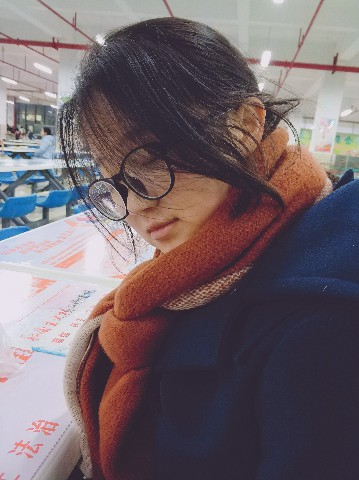
%> input picture data/jingjing.jpg, 359 x 480 px
$ octave Exp4.m   (GNU Octave 9; MATLAB toolbox functions it lacks are replaced by stand-ins)
%> lines starting %> are read from the running program, lines starting %| are printed output that depends on the picture; long printed decimals are rounded
### Exp4/signalPower.m
function re = signalPower(in)
re = rssq(in(:))^2;
end

### Exp4/Exp4.m
%% Initialization
close all
clear clc
im = imread('../data/jingjing.jpg');
%> im is the input picture: size 480x359x3 uint8; mean R, G, B 114.4, 101.4, 107
imGray = rgb2gray(im);
[rows, cols] = size(imGray);
%> rows = 480; cols = 359

%% Inverse Filtering
figure
subplot(2,4,1)
imshow(imGray)
title('Original Image')

% gaussian low-pass
imBlurred = imgaussfilt(imGray, 2);
subplot(2,4,2)
imshow(imBlurred, [])
title('Gaussian Blurred Image')

imNoise = imnoise(imBlurred, 'salt & pepper', 0.02);
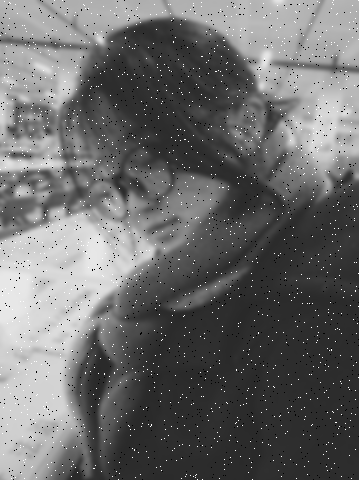
%> imNoise: size 480x359 uint8; min 0, max 255, mean 106.3
subplot(2,4,3)
imshow(imNoise, [])
title('Salt & Pepper Noise Image')

Y = fft2(imNoise);
subplot(2,4,4)
imshow(10.*log10(abs(fftshift(Y))+1), [])
title('Y(u,v)')

H = fft2(imBlurred)./fft2(imGray);
subplot(2,4,5)
imshow(10.*log10(abs(fftshift(H))+1), [])
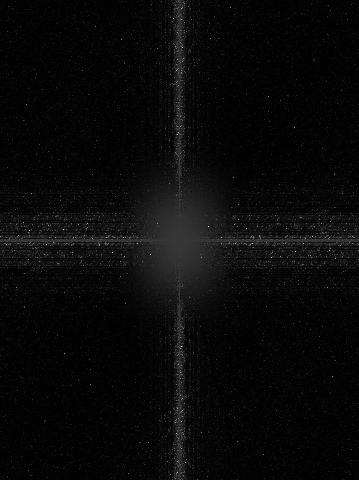
%> displayed picture: size 480x359, on the screen's scale of 0 to 255; min 0, max 255, mean 9
title('H(u,v)')

N = fft2(imNoise - imBlurred);
subplot(2,4,6)
imshow(10.*log10(abs(fftshift(N))+1), [])
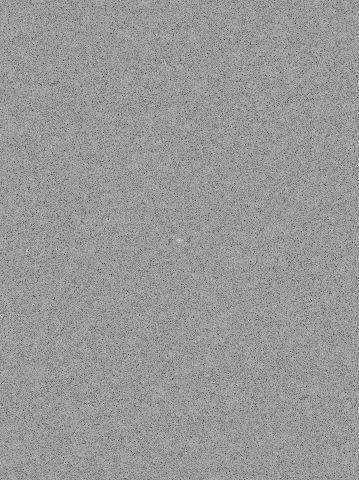
%> displayed picture: size 480x359, on the screen's scale of 0 to 255; min 0, max 255, mean 152.8
title('N(u,v)')

X = fft2(imGray);
subplot(2,4,7)
imshow(10.*log10(abs(fftshift(X))+1), [])
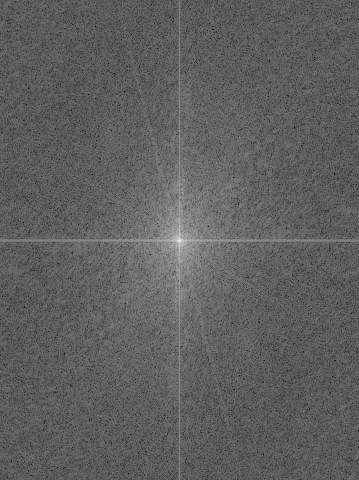
%> displayed picture: size 480x359, on the screen's scale of 0 to 255; min 0, max 255, mean 95.1
title('X(u,v)')

x = ifft2( X - N./(H+1) );
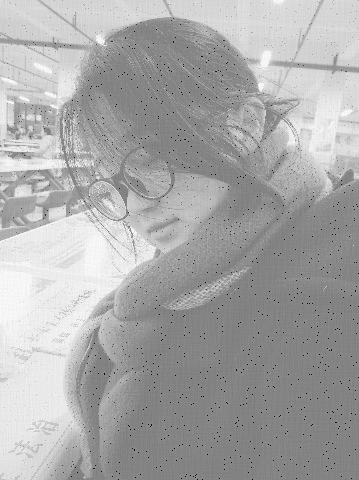
%> x: size 480x359 double; min -169.4, max 245.2, mean 105.2; drawn with min black and max white
subplot(2,4,8)
imshow(abs(x), [])
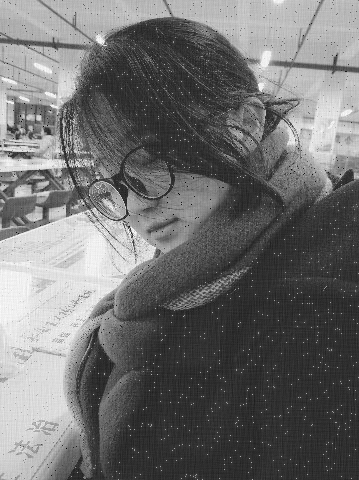
%> displayed picture: size 480x359, on the screen's scale of 0 to 255; min 0, max 255, mean 110.9
title('Inverse Filtering Result')

fprintf('PSNR without noise: \n\t%f, \nwith noise: \n\t%f\n',...
    psnr(imBlurred, imGray), psnr(imNoise, imGray))
%| PSNR without noise:
%| 	26.556,
%| with noise:
%| 	20.693
fprintf('Inverse Filter PSNR without noise: \n\t%f, \nwith noise: \n\t%f\n',...
    psnr(uint8(ifft2(fft2(imBlurred)./H)), imGray), psnr(uint8(x), imGray))
%| Inverse Filter PSNR without noise:
%| 	Inf,
%| with noise:
%| 	30.093

%% Wiener Filtering
% from snr funciton, we could know that $P = rssq^2(x)$
% --------------------------------- %
% function re = signalPower(in)
% re = rssq(in(:))^2;
% end
% --------------------------------- %
Sn = signalPower(imGray);
%> in signalPower, `re = rssq(in(:))^2;`: re = 2653650553
%> Sn = 2653650553
Sf = signalPower(imNoise - imBlurred);
%> Sf = 43682152
F = (1./H .* ( abs(H).^2./( abs(H).^2 + 0.11 ) )) .* Y;
% F = (1./H .* ( abs(H).^2./( abs(H).^2 + Sn/Sf ) )) .* Y;
f = ifft2(F);
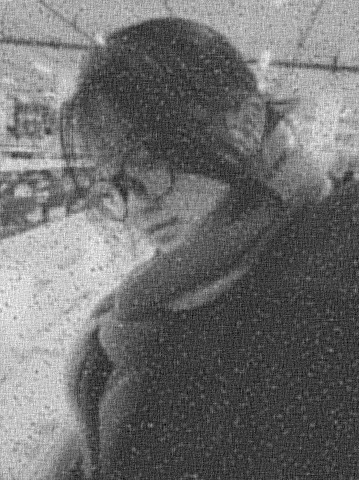
%> f: size 480x359 double; min -25.85, max 253, mean 95.8; drawn with min black and max white
figure
subplot(2,2,1)
imshow(imGray, [])
title('Original Image')
subplot(2,2,2)
imshow(imNoise, [])
title('Noise Image')
subplot(2,2,3)
imshow(10.*log10(abs(fftshift(F))+1), [])
title('Wiener Filter F-Frequency Domain')
subplot(2,2,4)
imshow(f, [])
title('Wiener Filter Re-construction')

fprintf('PSNR without noise: \n\t%f, \nwith noise: \n\t%f\n',...
    psnr(imBlurred, imGray), psnr(imNoise, imGray))
%| PSNR without noise:
%| 	26.556,
%| with noise:
%| 	20.693
fprintf('Wiener Filter PSNR without noise: \n\t%f, \nwith noise: \n\t%f\n',...
    psnr(uint8(ifft2(fft2(imBlurred)./H)), imGray), psnr(uint8(f), imGray))
%| Wiener Filter PSNR without noise:
%| 	Inf,
%| with noise:
%| 	21.098
